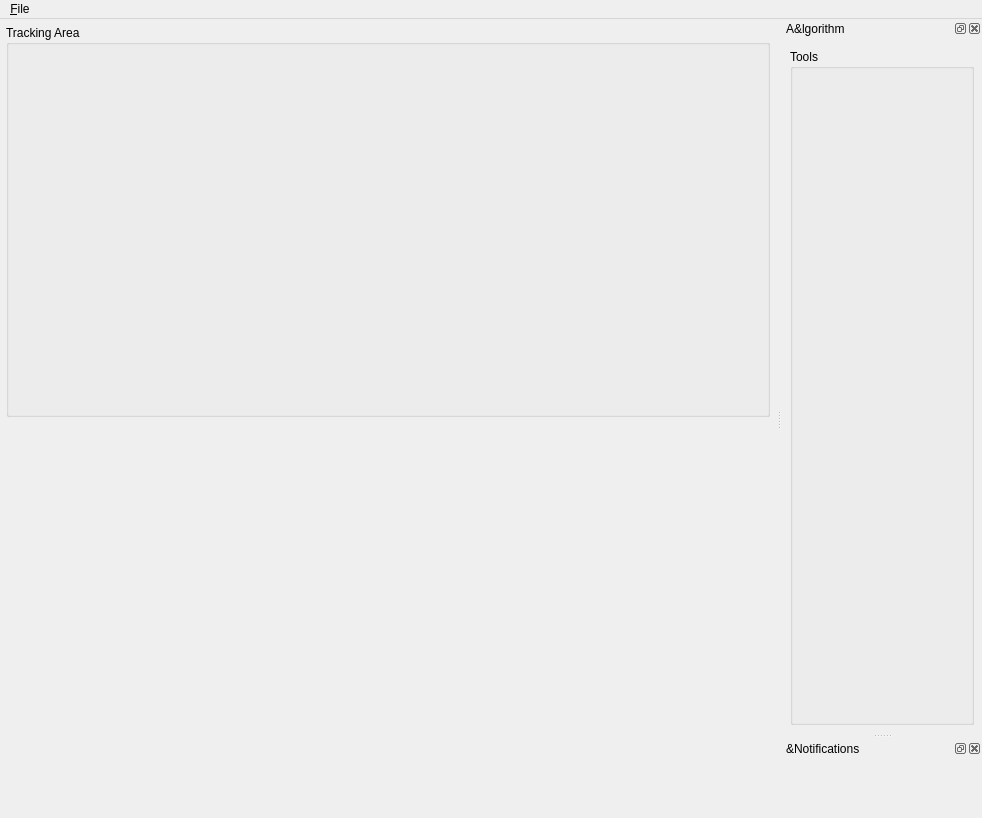
<?xml version="1.0" encoding="UTF-8"?>
<ui version="4.0">
 <class>MainWindow</class>
 <widget class="QMainWindow" name="MainWindow">
  <property name="geometry">
   <rect>
    <x>0</x>
    <y>0</y>
    <width>982</width>
    <height>818</height>
   </rect>
  </property>
  <property name="windowTitle">
   <string>BioTracker</string>
  </property>
  <property name="dockNestingEnabled">
   <bool>true</bool>
  </property>
  <property name="unifiedTitleAndToolBarOnMac">
   <bool>false</bool>
  </property>
  <widget class="QWidget" name="centralWidget">
   <property name="sizePolicy">
    <sizepolicy hsizetype="Preferred" vsizetype="Preferred">
     <horstretch>0</horstretch>
     <verstretch>0</verstretch>
    </sizepolicy>
   </property>
   <layout class="QHBoxLayout" name="horizontalLayout_5">
    <property name="spacing">
     <number>0</number>
    </property>
    <property name="leftMargin">
     <number>0</number>
    </property>
    <property name="topMargin">
     <number>0</number>
    </property>
    <property name="rightMargin">
     <number>0</number>
    </property>
    <property name="bottomMargin">
     <number>0</number>
    </property>
    <item>
     <widget class="QWidget" name="widget_2" native="true">
      <layout class="QHBoxLayout" name="horizontalLayout_6" stretch="0">
       <property name="spacing">
        <number>3</number>
       </property>
       <property name="leftMargin">
        <number>3</number>
       </property>
       <property name="topMargin">
        <number>3</number>
       </property>
       <property name="rightMargin">
        <number>3</number>
       </property>
       <property name="bottomMargin">
        <number>3</number>
       </property>
       <item>
        <widget class="QWidget" name="videoAreaWidget" native="true">
         <property name="sizePolicy">
          <sizepolicy hsizetype="Expanding" vsizetype="Expanding">
           <horstretch>0</horstretch>
           <verstretch>0</verstretch>
          </sizepolicy>
         </property>
         <layout class="QVBoxLayout" name="verticalLayout_2">
          <property name="spacing">
           <number>3</number>
          </property>
          <property name="leftMargin">
           <number>3</number>
          </property>
          <property name="topMargin">
           <number>3</number>
          </property>
          <property name="rightMargin">
           <number>3</number>
          </property>
          <property name="bottomMargin">
           <number>3</number>
          </property>
          <item>
           <widget class="QGroupBox" name="trackingArea">
            <property name="sizePolicy">
             <sizepolicy hsizetype="Expanding" vsizetype="Expanding">
              <horstretch>0</horstretch>
              <verstretch>0</verstretch>
             </sizepolicy>
            </property>
            <property name="minimumSize">
             <size>
              <width>0</width>
              <height>150</height>
             </size>
            </property>
            <property name="title">
             <string>Tracking Area </string>
            </property>
            <property name="flat">
             <bool>false</bool>
            </property>
            <property name="checkable">
             <bool>false</bool>
            </property>
            <layout class="QVBoxLayout" name="verticalLayout">
             <item>
              <layout class="QVBoxLayout" name="videoViewLayout"/>
             </item>
            </layout>
           </widget>
          </item>
          <item>
           <widget class="QWidget" name="videoControls" native="true">
            <property name="sizePolicy">
             <sizepolicy hsizetype="MinimumExpanding" vsizetype="MinimumExpanding">
              <horstretch>0</horstretch>
              <verstretch>0</verstretch>
             </sizepolicy>
            </property>
            <property name="minimumSize">
             <size>
              <width>0</width>
              <height>0</height>
             </size>
            </property>
           </widget>
          </item>
         </layout>
        </widget>
       </item>
      </layout>
     </widget>
    </item>
   </layout>
  </widget>
  <widget class="QMenuBar" name="menuBar">
   <property name="geometry">
    <rect>
     <x>0</x>
     <y>0</y>
     <width>982</width>
     <height>20</height>
    </rect>
   </property>
   <widget class="QMenu" name="menuFile">
    <property name="title">
     <string>&amp;File</string>
    </property>
    <addaction name="actionOpen_Video"/>
    <addaction name="actionOpen_Picture"/>
    <addaction name="actionOpen_Camera"/>
    <addaction name="separator"/>
    <addaction name="actionLoad_Tracker"/>
    <addaction name="separator"/>
    <addaction name="actionLoad_tracking_data"/>
    <addaction name="actionSave_tracking_data"/>
    <addaction name="separator"/>
    <addaction name="actionQuit"/>
   </widget>
   <addaction name="menuFile"/>
  </widget>
  <widget class="QDockWidget" name="dockWidgetAlgorithm">
   <property name="sizePolicy">
    <sizepolicy hsizetype="Expanding" vsizetype="Preferred">
     <horstretch>0</horstretch>
     <verstretch>0</verstretch>
    </sizepolicy>
   </property>
   <property name="minimumSize">
    <size>
     <width>200</width>
     <height>172</height>
    </size>
   </property>
   <property name="sizeIncrement">
    <size>
     <width>0</width>
     <height>0</height>
    </size>
   </property>
   <property name="baseSize">
    <size>
     <width>0</width>
     <height>0</height>
    </size>
   </property>
   <property name="windowTitle">
    <string>A&amp;lgorithm</string>
   </property>
   <attribute name="dockWidgetArea">
    <number>2</number>
   </attribute>
   <widget class="QWidget" name="dockWidgetAlgorithmContents">
    <property name="sizePolicy">
     <sizepolicy hsizetype="Expanding" vsizetype="Preferred">
      <horstretch>0</horstretch>
      <verstretch>0</verstretch>
     </sizepolicy>
    </property>
    <layout class="QVBoxLayout" name="verticalLayout_3">
     <property name="spacing">
      <number>3</number>
     </property>
     <property name="leftMargin">
      <number>8</number>
     </property>
     <property name="topMargin">
      <number>8</number>
     </property>
     <property name="rightMargin">
      <number>8</number>
     </property>
     <property name="bottomMargin">
      <number>8</number>
     </property>
     <item>
      <widget class="QWidget" name="widget_alg" native="true">
       <property name="sizePolicy">
        <sizepolicy hsizetype="Preferred" vsizetype="Minimum">
         <horstretch>0</horstretch>
         <verstretch>0</verstretch>
        </sizepolicy>
       </property>
      </widget>
     </item>
     <item>
      <widget class="QGroupBox" name="groupBox_tools">
       <property name="sizePolicy">
        <sizepolicy hsizetype="Preferred" vsizetype="Expanding">
         <horstretch>0</horstretch>
         <verstretch>0</verstretch>
        </sizepolicy>
       </property>
       <property name="title">
        <string>Tools</string>
       </property>
      </widget>
     </item>
    </layout>
   </widget>
  </widget>
  <widget class="QDockWidget" name="dockWidgetNotification">
   <property name="floating">
    <bool>false</bool>
   </property>
   <property name="windowTitle">
    <string>&amp;Notifications</string>
   </property>
   <attribute name="dockWidgetArea">
    <number>2</number>
   </attribute>
   <widget class="QWidget" name="dockWidgetNotificationContents">
    <property name="sizePolicy">
     <sizepolicy hsizetype="Expanding" vsizetype="Expanding">
      <horstretch>0</horstretch>
      <verstretch>0</verstretch>
     </sizepolicy>
    </property>
   </widget>
  </widget>
  <action name="actionOpen_Video">
   <property name="text">
    <string>Open &amp;Video...</string>
   </property>
  </action>
  <action name="actionOpen_Picture">
   <property name="text">
    <string>Open &amp;Picture...</string>
   </property>
  </action>
  <action name="actionLoad_tracking_data">
   <property name="text">
    <string>&amp;Load tracking data...</string>
   </property>
  </action>
  <action name="actionSave_tracking_data">
   <property name="text">
    <string>&amp;Save tracking data...</string>
   </property>
  </action>
  <action name="actionQuit">
   <property name="text">
    <string>E&amp;xit</string>
   </property>
  </action>
  <action name="actionLoad_Tracker">
   <property name="text">
    <string>Load Tracker...</string>
   </property>
  </action>
  <action name="actionOpen_Camera">
   <property name="text">
    <string>Open &amp;Camera...</string>
   </property>
  </action>
 </widget>
 <layoutdefault spacing="6" margin="11"/>
 <resources/>
 <connections/>
</ui>
